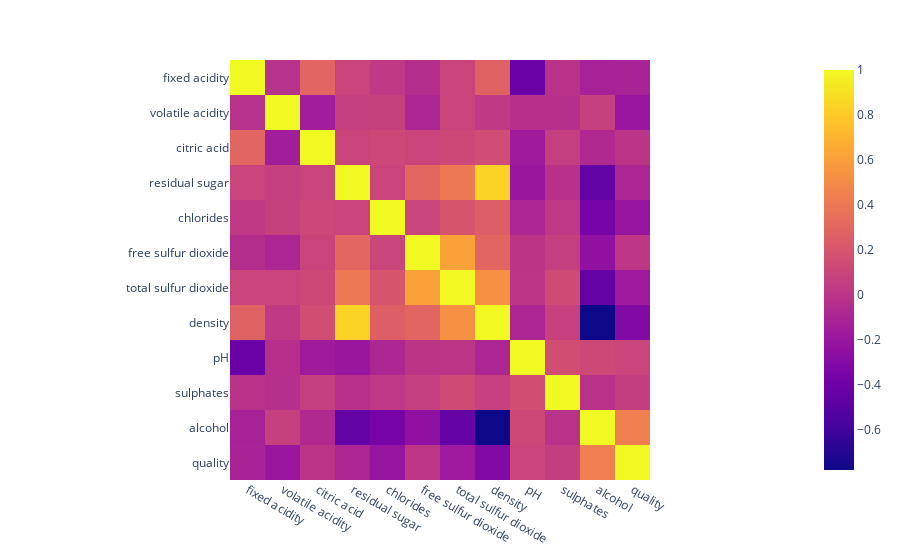

The code cell stored with this chart in its notebook:
### Code cell
fig = px.imshow(data_white_wine.corr())
fig.show()

### Figure 1 — Plotly figure (JSON) as saved in the notebook; plotly's stock layout.template omitted (floating-point values rounded to 4 significant figures; data arrays with more than 128 entries replaced by an {"elided": "..."} marker saying what was removed)
{"data": [{"coloraxis": "coloraxis", "hovertemplate": "x: %{x}<br>y: %{y}<br>color: %{z}<extra></extra>", "name": "0", "type": "heatmap", "x": ["fixed acidity", "volatile acidity", "citric acid", "residual sugar", "chlorides", "free sulfur dioxide", "total sulfur dioxide", "density", "pH", "sulphates", "alcohol", "quality"], "xaxis": "x", "y": ["fixed acidity", "volatile acidity", "citric acid", "residual sugar", "chlorides", "free sulfur dioxide", "total sulfur dioxide", "density", "pH", "sulphates", "alcohol", "quality"], "yaxis": "y", "z": {"elided": "12x12 float values"}}], "layout": {"coloraxis": {"colorscale": [[0, "#0d0887"], [0.1111, "#46039f"], [0.2222, "#7201a8"], [0.3333, "#9c179e"], [0.4444, "#bd3786"], [0.5556, "#d8576b"], [0.6667, "#ed7953"], [0.7778, "#fb9f3a"], [0.8889, "#fdca26"], [1, "#f0f921"]]}, "margin": {"t": 60}, "xaxis": {"anchor": "y", "constrain": "domain", "domain": [0, 1], "scaleanchor": "y"}, "yaxis": {"anchor": "x", "autorange": "reversed", "constrain": "domain", "domain": [0, 1]}}}
